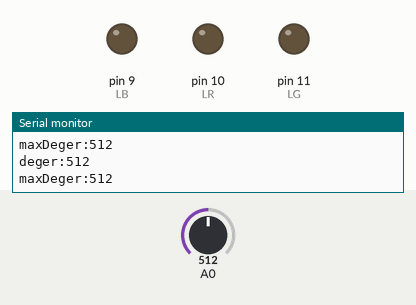
Simulated run of this sketch. Board: Arduino Uno, built with avr-gcc and run on an emulated ATmega328P. Parts: output pins drawn as LEDs (lit = HIGH), the last lines printed to the serial monitor. Inputs (shaded band) come from the test bench; at power-on: A0 = 512.

Above: at 1.2 s.
1.3 s: A0 set to 489
At 1.7 s:
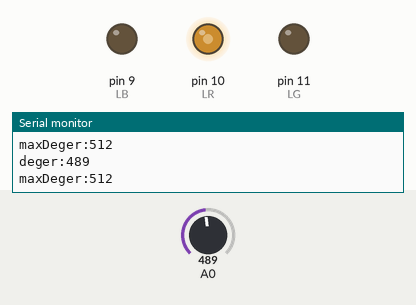
2.8 s: A0 set to 465
4.3 s: A0 set to 434
At 4.6 s:
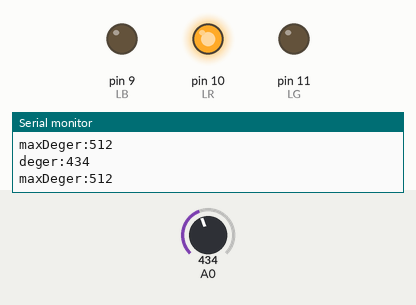
5.8 s: A0 set to 407
7.3 s: A0 set to 381
At 7.7 s:
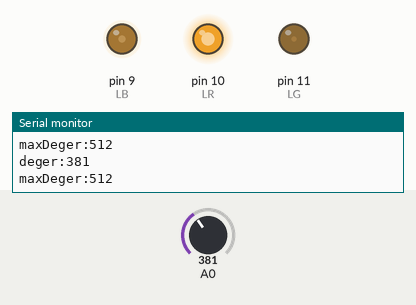
8.8 s: A0 set to 306
At 9.1 s:
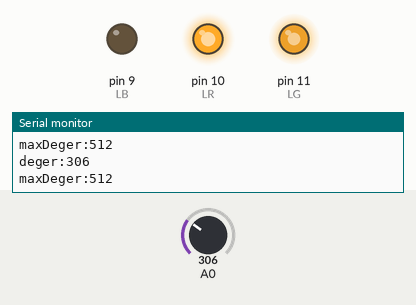
Timing chart, 0 to 11.3 s (numbered marks = the images above; inputs shaded):
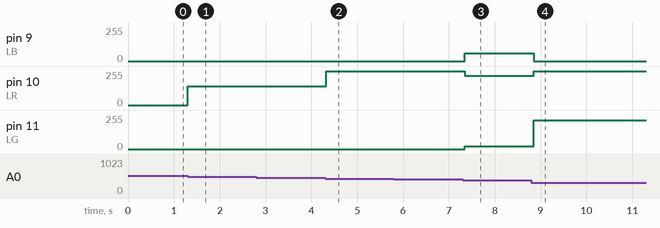

Measured:
- the behaviour switches between 504 and 503 on A0 (found by bisection; images 0 and 1)
- the behaviour switches between 448 and 447 on A0 (found by bisection; images 1 and 2)
- the behaviour switches between 392 and 391 on A0 (found by bisection; images 2 and 3)
- after the input at 1.3 s, pin 10 (LR): 0/255 → 139/255 at once
- after the input at 4.3 s, pin 10 (LR): 139/255 → 255/255 at once
- after the input at 7.3 s, pin 9 (LB): 0/255 → 60/255 after 0.05 s; pin 10 (LR): 255/255 → 220/255 after 0.05 s; pin 11 (LG): 0/255 → 20/255 after 0.05 s
- after the input at 8.8 s, pin 9 (LB): 60/255 → 0/255 after 0.06 s; pin 10 (LR): 220/255 → 255/255 after 0.06 s; pin 11 (LG): 20/255 → 215/255 after 0.06 s

The sketch:

rgb_led.ino
```cpp
 //LDR deki ışık şiddetine göre RGB led de frklı renklerin elde edilmesi...
 // 15/06/2018

 int deger;
 int LB=9;
 int LR=10;
 int LG=11;
 int bekle=100;
 int maxDeger=0;
 int sure=0;
 int parca=0;

 void setup(){
  pinMode(LB,OUTPUT);
  pinMode(LR,OUTPUT);
  pinMode(LG,OUTPUT);
  Serial.begin(9600);
}

void loop(){

    deger=analogRead(0);
    if(deger>maxDeger)maxDeger=deger;
    parca=maxDeger/9;
    Serial.print("deger:"); Serial.println(deger);
    Serial.print("maxDeger:"); Serial.println(maxDeger);
    sure++;
    if(sure>10000){   //bunu sor;
      sure=0;
      maxDeger=0;
    }

    if(deger<parca){
       analogWrite(LR,255);analogWrite(LG,255);analogWrite(LB,255); //White
    }
      if((deger<(parca)*2)&&(deger>(parca)*1)){
       analogWrite(LR,128);analogWrite(LG,128);analogWrite(LB,128); //Gray
    }
    if((deger<(parca)*3)&&(deger>(parca)*2)){
       analogWrite(LR,47);analogWrite(LG,79);analogWrite(LB,79); //dark slate Gray
    }
    if((deger<(parca)*4)&&(deger>(parca)*3)){
       analogWrite(LR,255);analogWrite(LG,69);analogWrite(LB,0); //orange(kırmızı)
    }
    if((deger<(parca)*5)&&(deger>(parca)*4)){
       analogWrite(LR,255);analogWrite(LG,255);analogWrite(LB,0);  //sarı
    }
    if((deger<(parca)*6)&&(deger>(parca)*5)){
       analogWrite(LR,255);analogWrite(LG,215);analogWrite(LB,0);  //gold
    }
    if((deger<(parca)*7)&&(deger>(parca)*6)){
       analogWrite(LR,220);analogWrite(LG,20);analogWrite(LB,60); //crismon
    }
    if((deger<(parca)*8)&&(deger>(parca)*7)){
       analogWrite(LR,255);analogWrite(LG,0);analogWrite(LB,0); //red(kırmızı)
    }
    if((deger<(parca)*9)&&(deger>(parca)*8)){
       analogWrite(LR,139);analogWrite(LG,0);analogWrite(LB,0); //dark(kırmızı)

    }

   delay(bekle);
}
```
